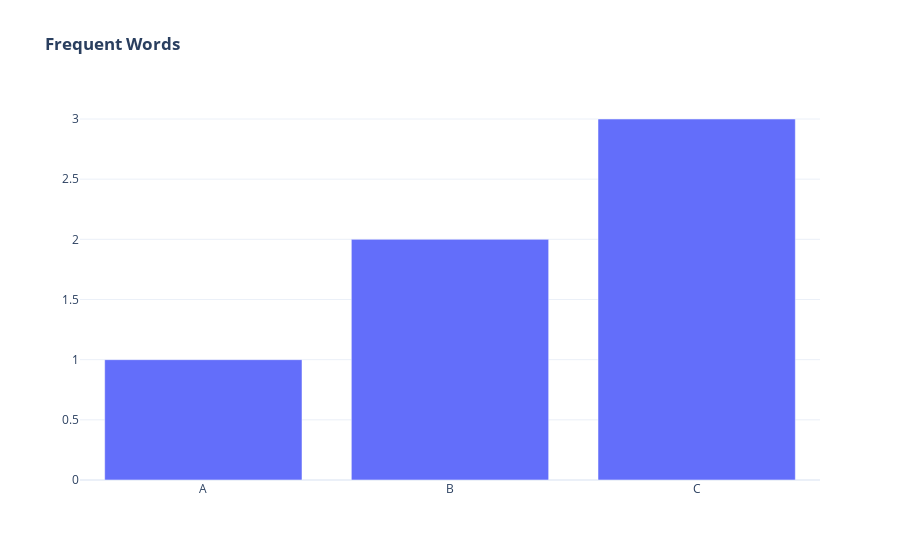

Write notebook code for a chart like this one.
### Code cell
fig1 = go.Figure(data=[go.Bar(x=['A','B','C'], y=[1,2,3])])
fig1.update_layout(template="plotly_white", title=plot_title("Frequent Words"))
fig1.show()

### Figure 1 — Plotly figure (JSON) as saved in the notebook; plotly's stock layout.template omitted (floating-point values rounded to 4 significant figures)
{"data": [{"type": "bar", "x": ["A", "B", "C"], "y": [1, 2, 3]}], "layout": {"title": {"text": "<b>Frequent Words</b>"}}}
